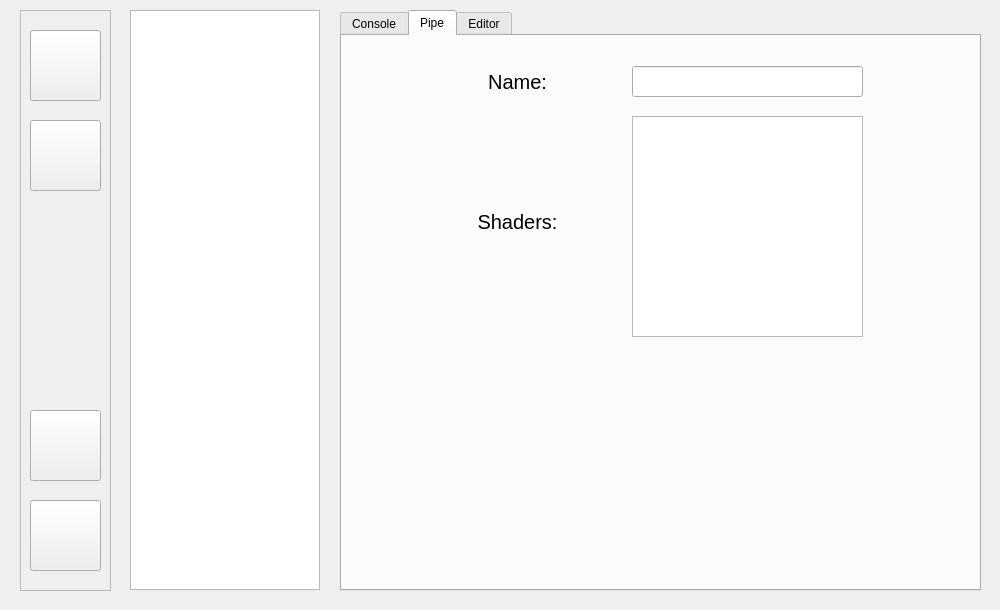
<?xml version="1.0" encoding="UTF-8"?>
<ui version="4.0">
 <class>MainWindow</class>
 <widget class="QMainWindow" name="MainWindow">
  <property name="windowModality">
   <enum>Qt::ApplicationModal</enum>
  </property>
  <property name="geometry">
   <rect>
    <x>0</x>
    <y>0</y>
    <width>1000</width>
    <height>610</height>
   </rect>
  </property>
  <property name="sizePolicy">
   <sizepolicy hsizetype="Fixed" vsizetype="Fixed">
    <horstretch>0</horstretch>
    <verstretch>0</verstretch>
   </sizepolicy>
  </property>
  <property name="minimumSize">
   <size>
    <width>1000</width>
    <height>610</height>
   </size>
  </property>
  <property name="maximumSize">
   <size>
    <width>1000</width>
    <height>610</height>
   </size>
  </property>
  <property name="windowTitle">
   <string notr="true">ShaderTool</string>
  </property>
  <widget class="QWidget" name="centralWidget">
   <widget class="QFrame" name="frame">
    <property name="geometry">
     <rect>
      <x>20</x>
      <y>10</y>
      <width>91</width>
      <height>581</height>
     </rect>
    </property>
    <property name="frameShape">
     <enum>QFrame::StyledPanel</enum>
    </property>
    <property name="frameShadow">
     <enum>QFrame::Sunken</enum>
    </property>
    <widget class="QPushButton" name="pipe">
     <property name="geometry">
      <rect>
       <x>10</x>
       <y>490</y>
       <width>71</width>
       <height>71</height>
      </rect>
     </property>
     <property name="toolTip">
      <string>Make shader pipes</string>
     </property>
     <property name="text">
      <string/>
     </property>
     <property name="icon">
      <iconset resource="mainresources.qrc">
       <normaloff>:/BuildSymbols/images/buildP.png</normaloff>:/BuildSymbols/images/buildP.png</iconset>
     </property>
     <property name="iconSize">
      <size>
       <width>60</width>
       <height>60</height>
      </size>
     </property>
    </widget>
    <widget class="QPushButton" name="shader">
     <property name="geometry">
      <rect>
       <x>10</x>
       <y>400</y>
       <width>71</width>
       <height>71</height>
      </rect>
     </property>
     <property name="toolTip">
      <string>Compile shader</string>
     </property>
     <property name="text">
      <string/>
     </property>
     <property name="icon">
      <iconset resource="mainresources.qrc">
       <normaloff>:/BuildSymbols/images/buildS.png</normaloff>:/BuildSymbols/images/buildS.png</iconset>
     </property>
     <property name="iconSize">
      <size>
       <width>60</width>
       <height>60</height>
      </size>
     </property>
    </widget>
    <widget class="QPushButton" name="addpipe">
     <property name="geometry">
      <rect>
       <x>10</x>
       <y>110</y>
       <width>71</width>
       <height>71</height>
      </rect>
     </property>
     <property name="toolTip">
      <string>Add a shader pipe</string>
     </property>
     <property name="text">
      <string/>
     </property>
     <property name="icon">
      <iconset resource="mainresources.qrc">
       <normaloff>:/BuildSymbols/images/addP.png</normaloff>:/BuildSymbols/images/addP.png</iconset>
     </property>
     <property name="iconSize">
      <size>
       <width>60</width>
       <height>60</height>
      </size>
     </property>
    </widget>
    <widget class="QPushButton" name="addshader">
     <property name="geometry">
      <rect>
       <x>10</x>
       <y>20</y>
       <width>71</width>
       <height>71</height>
      </rect>
     </property>
     <property name="toolTip">
      <string>Add a shader</string>
     </property>
     <property name="text">
      <string/>
     </property>
     <property name="icon">
      <iconset resource="mainresources.qrc">
       <normaloff>:/BuildSymbols/images/addS.png</normaloff>:/BuildSymbols/images/addS.png</iconset>
     </property>
     <property name="iconSize">
      <size>
       <width>60</width>
       <height>60</height>
      </size>
     </property>
    </widget>
   </widget>
   <widget class="QListWidget" name="listWidget">
    <property name="geometry">
     <rect>
      <x>130</x>
      <y>10</y>
      <width>190</width>
      <height>580</height>
     </rect>
    </property>
    <property name="editTriggers">
     <set>QAbstractItemView::DoubleClicked</set>
    </property>
   </widget>
   <widget class="QTabWidget" name="tabs">
    <property name="geometry">
     <rect>
      <x>340</x>
      <y>10</y>
      <width>641</width>
      <height>581</height>
     </rect>
    </property>
    <property name="currentIndex">
     <number>1</number>
    </property>
    <widget class="QWidget" name="tab">
     <attribute name="title">
      <string>Console</string>
     </attribute>
     <widget class="QTextEdit" name="console">
      <property name="geometry">
       <rect>
        <x>0</x>
        <y>0</y>
        <width>631</width>
        <height>551</height>
       </rect>
      </property>
      <property name="sizePolicy">
       <sizepolicy hsizetype="Maximum" vsizetype="Maximum">
        <horstretch>0</horstretch>
        <verstretch>0</verstretch>
       </sizepolicy>
      </property>
      <property name="lineWrapMode">
       <enum>QTextEdit::NoWrap</enum>
      </property>
      <property name="readOnly">
       <bool>true</bool>
      </property>
     </widget>
    </widget>
    <widget class="QWidget" name="tab_3">
     <attribute name="title">
      <string>Pipe</string>
     </attribute>
     <widget class="QLineEdit" name="namefield">
      <property name="geometry">
       <rect>
        <x>290</x>
        <y>30</y>
        <width>231</width>
        <height>31</height>
       </rect>
      </property>
     </widget>
     <widget class="QLabel" name="label">
      <property name="geometry">
       <rect>
        <x>90</x>
        <y>30</y>
        <width>171</width>
        <height>31</height>
       </rect>
      </property>
      <property name="font">
       <font>
        <pointsize>15</pointsize>
       </font>
      </property>
      <property name="text">
       <string>Name:</string>
      </property>
      <property name="alignment">
       <set>Qt::AlignCenter</set>
      </property>
     </widget>
     <widget class="QListWidget" name="shaderlist">
      <property name="geometry">
       <rect>
        <x>290</x>
        <y>80</y>
        <width>231</width>
        <height>221</height>
       </rect>
      </property>
     </widget>
     <widget class="QLabel" name="label_2">
      <property name="geometry">
       <rect>
        <x>90</x>
        <y>170</y>
        <width>171</width>
        <height>31</height>
       </rect>
      </property>
      <property name="font">
       <font>
        <pointsize>15</pointsize>
       </font>
      </property>
      <property name="text">
       <string>Shaders:</string>
      </property>
      <property name="alignment">
       <set>Qt::AlignCenter</set>
      </property>
     </widget>
    </widget>
    <widget class="QWidget" name="tab_2">
     <attribute name="title">
      <string>Editor</string>
     </attribute>
     <widget class="QTextEdit" name="textEdit">
      <property name="geometry">
       <rect>
        <x>0</x>
        <y>0</y>
        <width>631</width>
        <height>551</height>
       </rect>
      </property>
     </widget>
    </widget>
   </widget>
  </widget>
 </widget>
 <layoutdefault spacing="6" margin="11"/>
 <resources>
  <include location="mainresources.qrc"/>
 </resources>
 <connections/>
</ui>
